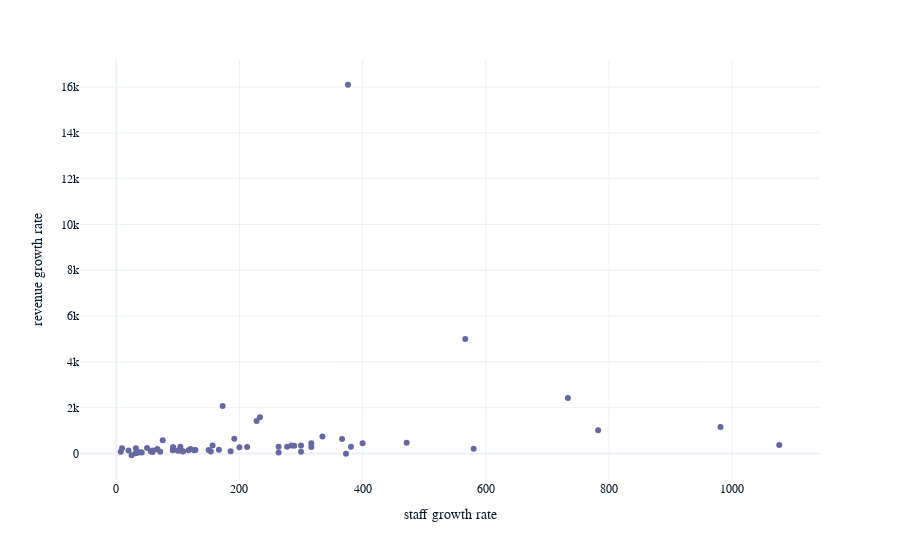

Source (notebook cell):
### Code cell
# Create the scatter plot pour les entreprises estimées en tendance croissante
px.scatter(survey[survey.Growth_Firm == 1], x='question_2_row_1_transformed', y='question_2_row_2_transformed',
           labels={'question_2_row_1_transformed': 'staff growth rate',
                  'question_2_row_2_transformed': 'revenue growth rate'})

### Figure 1 — Plotly figure (JSON) as saved in the notebook; plotly's stock layout.template omitted (floating-point values rounded to 4 significant figures)
{"data": [{"hovertemplate": "staff growth rate=%{x}<br>revenue growth rate=%{y}<extra></extra>", "legendgroup": "", "marker": {"color": "#6568a0", "symbol": "circle"}, "mode": "markers", "name": "", "orientation": "v", "showlegend": false, "x": [580.3, 166.7, 400, 7.296, 25, 373.0, 284.6, 153.5, 108.3, 200, 20, 1076.0, 126.4, 334.8, 92.31, 102.7, 31.82, 59.09, 156.4, 120.6, 212.5, 381.1, 56.25, 75.44, 100, 263.6, 300, 782.4, 277.4, 41.41, 117.4, 128.6, 376.2, 59.09, 263.6, 288.9, 191.7, 92.31, 733.3, 66.67, 104, 233.3, 38.89, 91.69, 172.7, 108.3, 366.7, 150, 66.67, 185.7, 300, 9.375, 316.7, 71.43, 31.29, 50, 981.1, 227.9, 316.7, 566.7, 471.4, 33.33], "xaxis": "x", "y": [206.9, 160.9, 450.7, 79.9, -78.36, -13.01, 351.0, 89.93, 83.02, 267.4, 128.6, 366.2, 136.1, 742.7, 259.7, 133.4, 228.3, 58.29, 351.7, 194.2, 277.6, 296.4, 86.5, 578.0, 121.1, 44.93, 347.0, 1010.0, 293.6, 43.8, 143.1, 154.5, 16100.0, 133.3, 296.1, 335.0, 640.2, 274.4, 2421.0, 184.4, 294.4, 1578.0, 56.49, 140.1, 2075.0, 96.57, 632.8, 154.5, 187.4, 94.84, 76.68, 232.8, 284.8, 78.78, 12.01, 235.9, 1159.0, 1417.0, 446.1, 4997.0, 465.8, 19.69], "yaxis": "y", "type": "scatter"}], "layout": {"xaxis": {"anchor": "y", "domain": [0, 1], "title": {"text": "staff growth rate"}}, "yaxis": {"anchor": "x", "domain": [0, 1], "title": {"text": "revenue growth rate"}}, "legend": {"tracegroupgap": 0}, "margin": {"t": 60}}}
